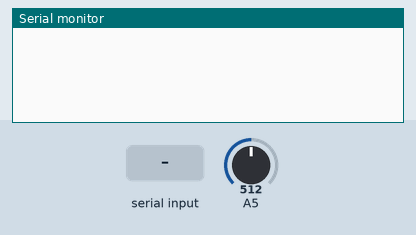
The sketch below on a simulated Arduino Uno, built with avr-gcc and run on an emulated ATmega328P. On the bench: the last lines printed to the serial monitor. The test bench sets the inputs (shaded band); at power-on: A5 = 512.

Above: at 1.2 s.
1.3 s: "1" received over Serial
At 1.9 s:
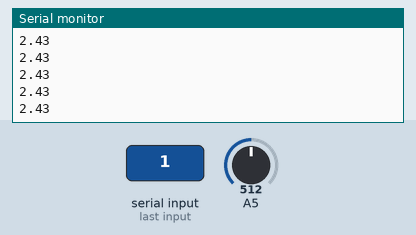
3.2 s: A5 set to 716
At 3.7 s:
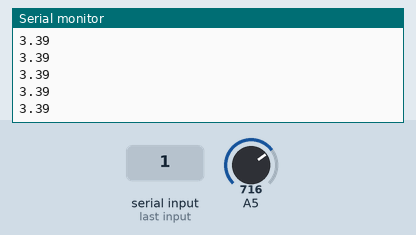
4.7 s: A5 set to 900
At 5.8 s:
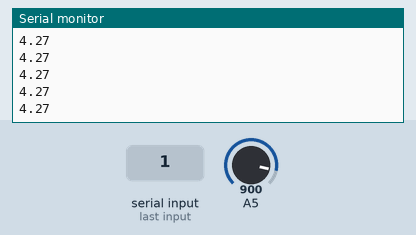
Timing chart, 0 to 7.7 s (numbered marks = the images above; inputs shaded):
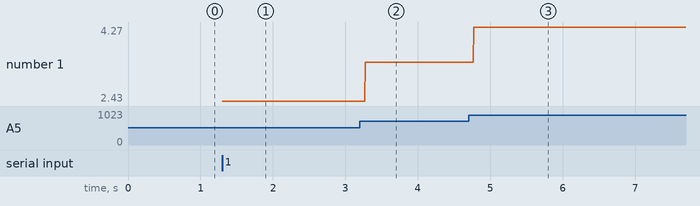

Measured:
- after the input at 1.3 s, the serial monitor: prints a new line at once (image 1)
- after the input at 3.2 s, the serial monitor: prints a new line after 0.07 s (image 2)
- after the input at 4.7 s, the serial monitor: prints a new line after 0.07 s (image 3)
- plotted number 1: 2.43 → 3.39 after the input at 3.2 s, 3.39 → 4.27 after the input at 4.7 s

The sketch:

voltmeter_h2.ino
```cpp
float V_src = 5;
float V_read = 0;

float R1 = 113, R2 = 33.12;

void setup() {
  Serial.begin(9600);
  analogReference(INTERNAL);
}

void loop() {
  while (!Serial.available());
  V_read = (1.1 * analogRead(A5) * (R1+R2)) / (1024 * R2);
  Serial.println(V_read);
}
```
